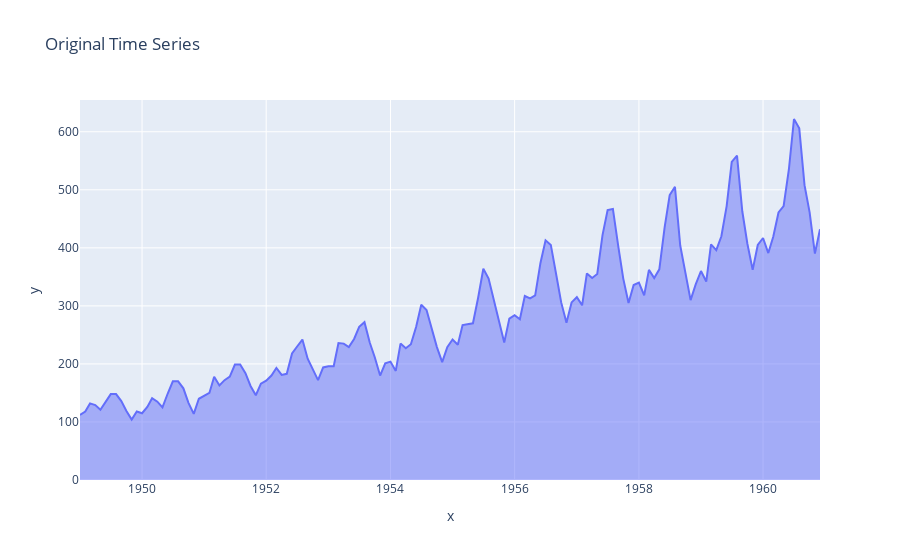

The notebook cell this image was saved under:
### Markdown cell above
## Additive Model

$y_t = T_t + S_t + e_t$

### Code cell


### Figure 1 — Plotly figure (JSON) as saved in the notebook; plotly's stock layout.template omitted (floating-point values rounded to 4 significant figures; data arrays with more than 128 entries replaced by an {"elided": "..."} marker saying what was removed)
{"data": [{"fillpattern": {"shape": ""}, "hovertemplate": "x=%{x}<br>y=%{y}<extra></extra>", "legendgroup": "", "line": {"color": "#636efa"}, "marker": {"symbol": "circle"}, "mode": "lines", "name": "", "orientation": "v", "showlegend": false, "stackgroup": "1", "type": "scatter", "x": {"elided": "144 str values"}, "xaxis": "x", "y": {"elided": "144 int values"}, "yaxis": "y"}], "layout": {"legend": {"tracegroupgap": 0}, "title": {"text": "Original Time Series"}, "xaxis": {"anchor": "y", "domain": [0, 1], "title": {"text": "x"}}, "yaxis": {"anchor": "x", "domain": [0, 1], "title": {"text": "y"}}}}
